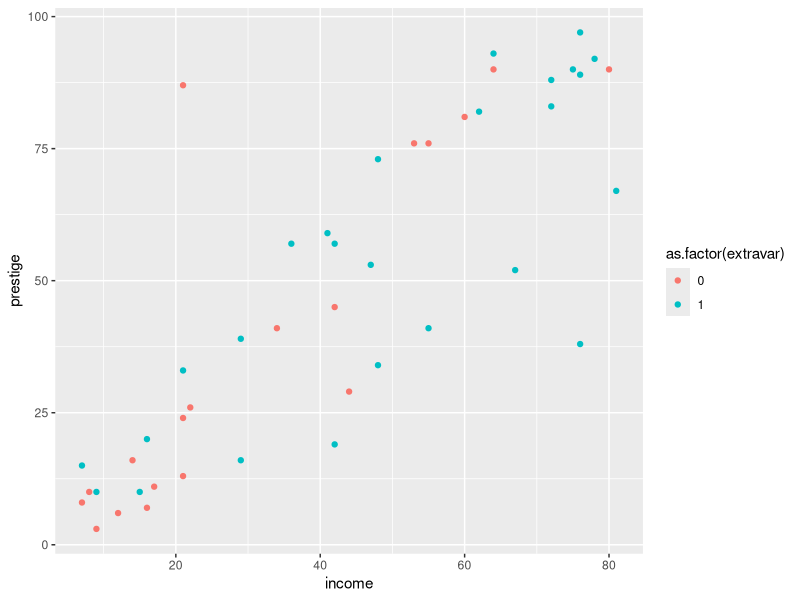

The R source for this figure:
## ---- chunk 1
knitr::opts_chunk$set(tidy.opts=list(width.cutoff=80), tidy=TRUE)
library(dplyr)
library(ggplot2)
library(car)
library(tidyverse)
## ---- chunk 2
dunc <- Duncan #I like to work with objects that start with lowercase letters
head(dunc) #take a look at the first few observations 
tail(dunc)
## ---- chunk 3
str(dunc)
## ---- chunk 4
str(dunc$type)
## ---- chunk 5
d_type <- as.vector(dunc$type)
str(d_type)
## ---- chunk 6
colnames(dunc) # get column/ variable names
rownames(dunc)[1:5] #get rownames
class(dunc) #class of the data
## ---- chunk 7
rownames(iris)[1:5]
## ---- chunk 8
lapply(dunc, class) 
sapply(dunc, class) 
## ---- chunk 9
class(lapply(dunc, class)) #you can also check the class of code output 
class(sapply(dunc, class))
## ---- chunk 10
sapply(dunc, str)
class(sapply(dunc, str))
## ---- chunk 11
set.seed(123)
rnorm(3, 0, 1)

set.seed(123)
rnorm(3, 0, 1)
## ---- chunk 12
set.seed(123)
rnorm(3, 0, 1)
rnorm(3, 0, 1)
## ---- chunk 13
set.seed(123)
dunc2 <- mutate(dunc, extravar = rbinom(nrow(dunc), 1, 0.5))
names(dunc2)
## ---- chunk 14
dunc2 <- mutate(dunc, extravar = rbinom(nrow(dunc), 1, p = ifelse(education > 84, 0.75, 0.5)))
summarise(dunc2, newdist = mean(dunc2$extravar[dunc2$education > 84]))
## ---- chunk 15
set.seed(123)
dunc2 <- dunc %>% 
  mutate(extravar = rbinom(nrow(dunc), 1, p = ifelse(education > 84, 0.75, 0.5))) 

dunc2 %>% 
  filter(education > 84) %>% 
  summarise(newdist = mean(extravar))
## ---- chunk 16
dunc2 %>% 
  ggplot() + 
  geom_point(aes(x = income, y = prestige, color = as.factor(extravar)))
